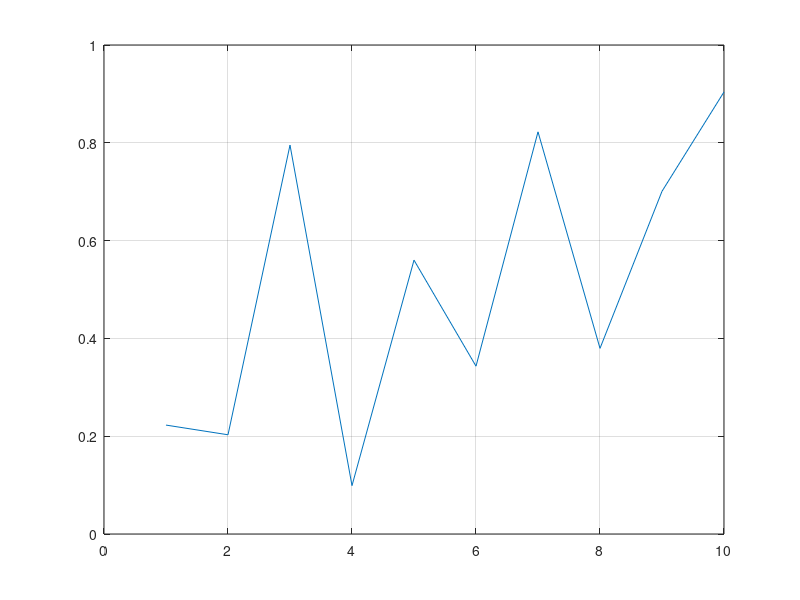

Source code (MATLAB):
function disppos 
h.f = figure; 
plot(rand(1,10)); 
grid on; 
h.a=gca; 
set(h.f,'WindowButtonDownFcn',{@druecken,h}); 
set(h.f,'WindowButtonUpFcn', {@loesen,h}); 

function druecken(o,e,h) 
pt = get(h.a, 'CurrentPoint'); 
set(h.f,'Name',num2str([pt(1,1) pt(1,2)])); 
set(h.f, 'WindowButtonMotionFcn', {@ziehen,h}) 

function ziehen(o,e,h) 
pt = get(h.a, 'CurrentPoint'); 
set(h.f,'Name',num2str([pt(1,1) pt(1,2)])); 

function loesen(o,e,h) 
set(h.f, 'WindowButtonMotionFcn', '');
